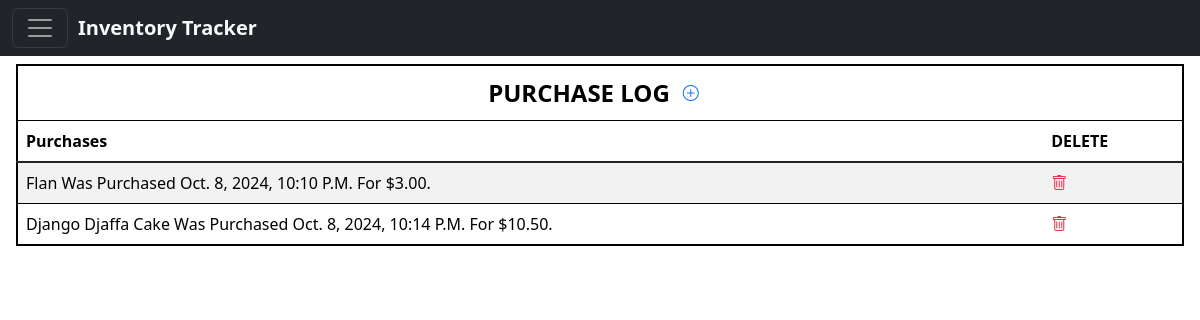
Screenshot of /inventory/purchases/ with the database file from the repository.
### Inventory/models.py (models this page shows, shortened)
class Purchase(models.Model):
    item = models.CharField(max_length=50)
    timestamp = models.DateTimeField(auto_now_add=True)
    cost = models.DecimalField(max_digits=10, decimal_places=2, default=0.00)

### Inventory/views.py (the view)
# urls.py: path('purchases/', PurchaseView.as_view(), name='purchase_log'),
class PurchaseView(ListView):
    model = Purchase
    template_name = 'inventory/purchase.html'
    context_object_name = 'purchases'

### Inventory/templates/inventory/purchase.html (shortened to what this page needs)
<!DOCTYPE html>
<html lang="en">
<head>
    <link href="https://cdn.jsdelivr.net/npm/bootstrap@5.3.3/dist/css/bootstrap.min.css" rel="stylesheet">
    <link rel="stylesheet" href="https://cdn.jsdelivr.net/npm/bootstrap-icons@1.11.3/font/bootstrap-icons.min.css">
</head>
<body>
    <nav class="navbar navbar-dark bg-dark fixed-top">
        <div class="container-fluid d-flex justify-content-start align-items-center">
            <button class="navbar-toggler" type="button" data-bs-toggle="offcanvas"
            data-bs-target="#main-nav" aria-controls="main-nav" aria-expanded="false" aria-label="Toggle navigation">
                <span class="navbar-toggler-icon"></span>
            </button>
            <span class="fw-bold text-light fs-5" style="margin-left: 10px;">
                Inventory Tracker
            </span>
        </div>
    </nav>
    <div class="mt-5 p-3">
        <table class="table table-striped" style="border: 2px solid black;">
            <thead>
                <tr>
                    <th colspan="6">
                        <div class="d-flex justify-content-center align-items-center">
                            <span class="fs-4">PURCHASE LOG</span>
                            <a class="btn btn-link" data-bs-toggle="collapse" data-bs-target="#addPurchaseForm">
                                <i class="bi bi-plus-circle"></i>
                            </a>
                        </div>
                    </th>
                </tr>
                <tr>
                    <th scope="col">Purchases</th>
                    <th scope="col">DELETE</th>
                </tr>
            </thead>
            <tbody class="table-group-divider">
                {% for purchase in purchases %}
                <tr>
                    <td class="text-capitalize">{{purchase.item}} was purchased {{ purchase.timestamp}} for ${{ purchase.cost }}.</td>
                    <td>
                        <a href="{% url 'delete_purchase' purchase.id %}"
                        onclick="if(confirm('Are you sure you want to delete this item?')) { alert('{{ purchase.item }} deleted'); }"
                        class="text-danger">
                            <i class="bi bi-trash"></i>
                        </a>
                    </td>
                </tr>
                {% endfor %}
            </tbody>
        </table>
    </div>
            {% include 'forms/inventory/purform.html' %}
</body>
</html>

### rows the page displays
Purchase: item "Flan", timestamp "Oct. 8, 2024, 10:10 P.m.", cost "3.00"
Purchase: item "Django Djaffa Cake", timestamp "Oct. 8, 2024, 10:14 P.m.", cost "10.50"
